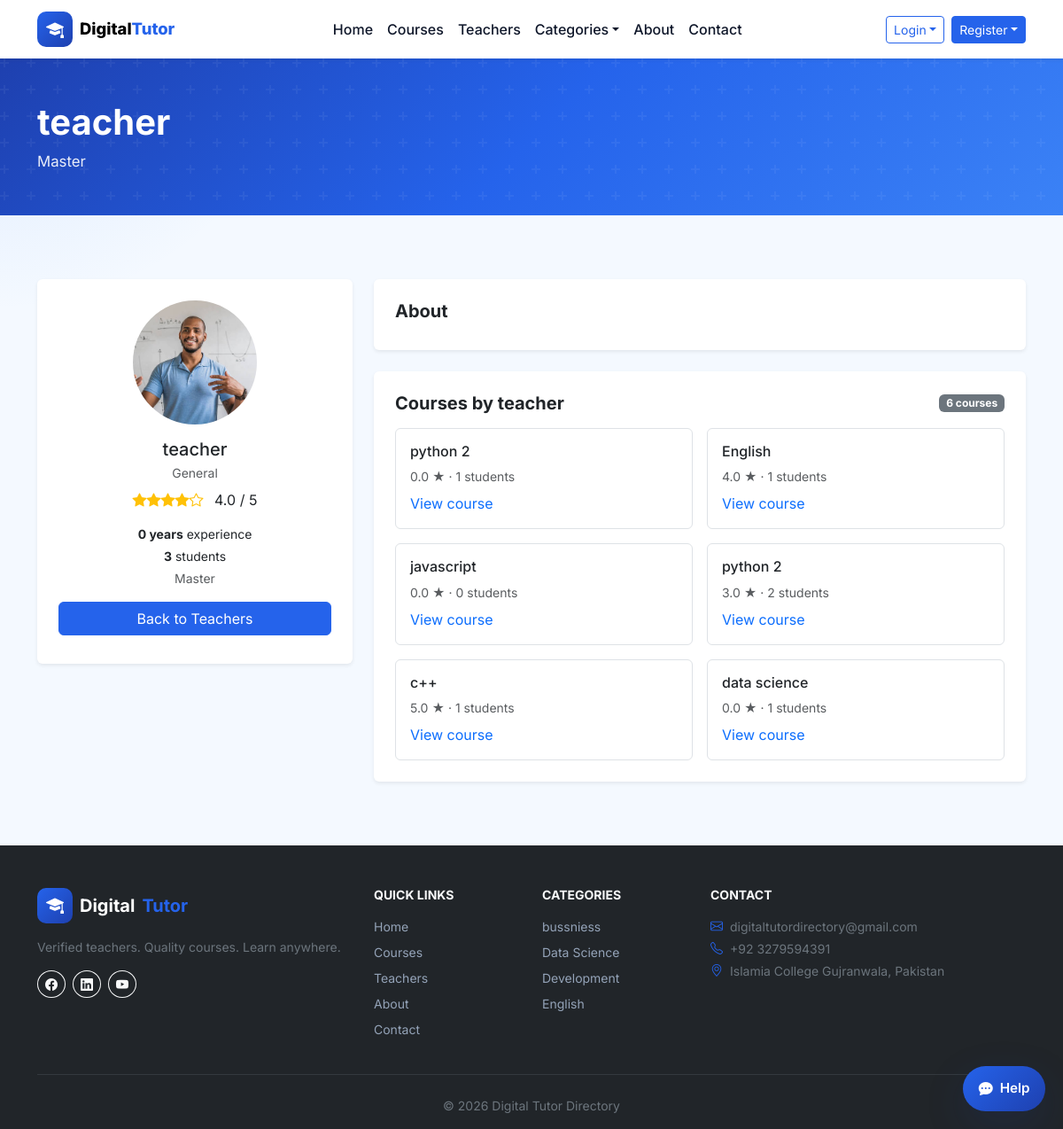
Screenshot of /pages/teacher-profile.php?id=21 with the database file from the repository.
### tables this page shows
CREATE TABLE users (
  id INT UNSIGNED AUTO_INCREMENT PRIMARY KEY,
  name VARCHAR(120) NOT NULL,
  email VARCHAR(190) NOT NULL UNIQUE,
  phone VARCHAR(30) DEFAULT NULL,
  password_hash VARCHAR(255) NOT NULL,
  role ENUM('student','teacher','admin') NOT NULL DEFAULT 'student',
  status ENUM('active','inactive','pending','pending_verification') NOT NULL DEFAULT 'active',
  email_verified_at TIMESTAMP NULL DEFAULT NULL,
  remember_token_hash VARCHAR(255) DEFAULT NULL,
  remember_token_expires DATETIME DEFAULT NULL,
  bio TEXT DEFAULT NULL,
  avatar VARCHAR(255) DEFAULT NULL,
  created_at TIMESTAMP DEFAULT CURRENT_TIMESTAMP,
  updated_at TIMESTAMP DEFAULT CURRENT_TIMESTAMP ON UPDATE CURRENT_TIMESTAMP,
  INDEX idx_users_role (role),
  INDEX idx_users_status (status)
);

CREATE TABLE courses (
  id INT UNSIGNED AUTO_INCREMENT PRIMARY KEY,
  teacher_id INT UNSIGNED NOT NULL,
  category_id INT UNSIGNED NOT NULL,
  title VARCHAR(200) NOT NULL,
  slug VARCHAR(220) NOT NULL,
  description TEXT NOT NULL,
  price DECIMAL(12,4) NOT NULL DEFAULT 0.0000,
  thumb VARCHAR(255) DEFAULT 'assets/images/avatars/placeholder.svg',
  status ENUM('draft','pending','published','rejected') NOT NULL DEFAULT 'pending',
  rating DECIMAL(3,2) NOT NULL DEFAULT 0,
  created_at TIMESTAMP DEFAULT CURRENT_TIMESTAMP,
  updated_at TIMESTAMP DEFAULT CURRENT_TIMESTAMP ON UPDATE CURRENT_TIMESTAMP,
  FOREIGN KEY (teacher_id) REFERENCES users(id) ON DELETE CASCADE,
  FOREIGN KEY (category_id) REFERENCES categories(id),
  INDEX idx_courses_status (status),
  INDEX idx_courses_teacher (teacher_id)
);

CREATE TABLE categories (
  id INT UNSIGNED AUTO_INCREMENT PRIMARY KEY,
  name VARCHAR(80) NOT NULL UNIQUE,
  slug VARCHAR(80) NOT NULL UNIQUE
);

### components/database.php (called while the page is built, shortened)
<?php
function db_config(): array
{
    static $config;
    if ($config === null) {
        $config = require __DIR__ . '/db-config.php';
    }
    return $config;
}
function db(): PDO
{
    static $pdo;
    if ($pdo instanceof PDO) {
        return $pdo;
    }
    $c = db_config();
    $dsn = sprintf('mysql:host=%s;port=%s;dbname=%s;charset=%s', $c['host'], $c['port'], $c['name'], $c['charset']);
    $pdo = new PDO($dsn, $c['user'], $c['pass'], [
        PDO::ATTR_ERRMODE => PDO::ERRMODE_EXCEPTION,
        PDO::ATTR_DEFAULT_FETCH_MODE => PDO::FETCH_ASSOC,
        PDO::ATTR_EMULATE_PREPARES => false,
    ]);
    return $pdo;
}
function db_available(): bool
{
    static $available;
    if ($available !== null) {
        return $available;
    }
    try {
        db()->query('SELECT 1 FROM users LIMIT 1');
        $available = true;
    } catch (Throwable) {
        $available = false;
    }
    return $available;
}

### includes/data.php (called while the page is built, shortened)
<?php
require_once __DIR__ . '/../components/database.php';
function map_course_row(array $row): array
{
    $reviewCount = (int) ($row['course_review_count'] ?? 0);
    return [
        'id' => (int) $row['id'],
        'title' => $row['title'],
        'teacher' => $row['teacher_name'] ?? '',
        'teacher_id' => (int) ($row['teacher_id'] ?? 0),
        'teacher_photo' => $row['teacher_photo'] ?? '',
        'teacher_qualification' => $row['teacher_qualification'] ?? '',
        'teacher_subject' => $row['teacher_subject'] ?? '',
        'teacher_rating' => (float) ($row['teacher_rating'] ?? 0),
        'price' => (float) $row['price'],
        'rating' => $reviewCount > 0 ? (float) ($row['course_review_rating'] ?? 0) : 0.0,
        'review_count' => $reviewCount,
        'category' => $row['category_name'] ?? '',
        'category_id' => (int) ($row['category_id'] ?? 0),
        'thumb' => $row['thumb'] ?: 'assets/images/avatars/placeholder.svg',
        'students' => (int) ($row['student_count'] ?? 0),
        'desc' => $row['description'] ?? '',
        'status' => $row['status'] ?? 'published',
        'submitted' => isset($row['created_at']) ? date('Y-m-d', strtotime($row['created_at'])) : '',
        'enrollments' => (int) ($row['student_count'] ?? 0),
    ];
}
function courses_base_sql(string $where = '1=1'): string
{
    return "SELECT c.*, u.name AS teacher_name, u.avatar AS teacher_photo,
            tp.qualification AS teacher_qualification, tp.subject AS teacher_subject,
            tp.rating AS teacher_rating, cat.name AS category_name,
            (SELECT COUNT(*) FROM course_reviews cr WHERE cr.course_id = c.id) AS course_review_count,
            (SELECT AVG(cr.course_rating) FROM course_reviews cr WHERE cr.course_id = c.id) AS course_review_rating,
            (SELECT COUNT(*) FROM enrollments e WHERE e.course_id = c.id) AS student_count
            FROM courses c
            JOIN users u ON u.id = c.teacher_id
            LEFT JOIN teacher_profiles tp ON tp.user_id = u.id
            JOIN categories cat ON cat.id = c.category_id
            WHERE $where";
}
function getTeachers(bool $verifiedOnly = true): array
{
    if (!db_available()) {
        return fallbackTeachers();
    }
    $where = $verifiedOnly
        ? "u.role = 'teacher' AND tp.verification_status = 'verified' AND u.status = 'active'"
        : "u.role = 'teacher'";
        $sql = "SELECT u.id, u.name, u.email, u.bio, u.avatar AS photo, tp.qualification, tp.experience,
            tp.subject, tp.rating,
            COALESCE((SELECT GROUP_CONCAT(DISTINCT cat2.name SEPARATOR ',')
             FROM courses c2 JOIN categories cat2 ON cat2.id = c2.category_id
             WHERE c2.teacher_id = u.id AND c2.status = 'published'), tp.subject) AS categories,
            (SELECT COUNT(DISTINCT e.student_id) FROM enrollments e
             JOIN courses c ON c.id = e.course_id WHERE c.teacher_id = u.id) AS students
            FROM users u
            LEFT JOIN teacher_profiles tp ON tp.user_id = u.id
            WHERE $where
            ORDER BY tp.rating DESC";
    $stmt = db()->query($sql);
    return array_map(static function ($row) {
        $subjects = array_values(array_filter(array_map('trim', explode(',', (string) ($row['subject'] ?? '')))));
        $courseCategories = array_values(array_filter(array_map('trim', explode(',', (string) ($row['categories'] ?? '')))));
        return [
            'id' => (int) $row['id'],
            'name' => $row['name'],
            'email' => $row['email'] ?? '',
            'qualification' => $row['qualification'] ?? '',
            'experience' => $row['experience'] ?? '',
            'rating' => (float) ($row['rating'] ?? 0),
            'subject' => $row['subject'] ?? '',
            'subjects' => $subjects,
            'categories' => array_values(array_unique(array_merge($courseCategories, $subjects))),
            'photo' => $row['photo'] ?? '',
            'students' => (int) ($row['students'] ?? 0),
            'bio' => $row['bio'] ?? '',
        ];
    }, $stmt->fetchAll());
}
function getTeacherById(int $id): ?array
{
    foreach (getTeachers(false) as $t) {
        if ($t['id'] === $id) {
            return $t;
        }
    }
    return null;
}
function getCategoriesWithCourses(): array
{
    $stmt = db()->query("
        SELECT DISTINCT cat.id, cat.name, cat.slug
        FROM categories cat
        INNER JOIN courses c ON c.category_id = cat.id
        WHERE c.status = 'published'
        ORDER BY cat.name
    ");
    $categories = $stmt->fetchAll();
    return $categories;
}
function getPublishedTeacherCourses(int $teacherId): array
{
    $stmt = db()->prepare(courses_base_sql("c.teacher_id = ? AND c.status = 'published'") . ' ORDER BY c.created_at DESC, c.id DESC');
    $stmt->execute([$teacherId]);
    return array_map('map_course_row', $stmt->fetchAll());
}

### pages/teacher-profile.php (the view, shortened to what this page needs)
<?php
require_once __DIR__ . '/../components/config.php';
$id = (int)($_GET['id'] ?? 0);
$teacher = getTeacherById($id);
$courses = getPublishedTeacherCourses($id);
require_once __DIR__ . '/../components/head.php';
require_once __DIR__ . '/../components/navbar.php';
require __DIR__ . '/../components/page-hero.php';
?>
<main class="section">
  <div class="container">
    <div class="row g-4">
      <div class="col-lg-4">
        <div class="card border-0 shadow-sm p-4 text-center">
          <img src="<?= media_url($teacher['photo']) ?>" class="rounded-circle mx-auto mb-3" width="140" height="140" style="object-fit:cover" alt="<?= htmlspecialchars($teacher['name']) ?>">
          <h2 class="h5 mb-1"><?= htmlspecialchars($teacher['name']) ?></h2>
          <p class="text-muted small mb-2"><?= htmlspecialchars($teacher['subject']) ?></p>
          <div class="rating-stars mb-3">
            <?= renderStars((float)$teacher['rating']) ?>
            <span class="ms-2"><?= number_format($teacher['rating'], 1) ?> / 5</span>
          </div>
          <p class="small mb-1"><strong><?= htmlspecialchars($teacher['experience']) ?></strong> experience</p>
          <p class="small mb-1"><strong><?= number_format($teacher['students']) ?></strong> students</p>
          <p class="text-muted small"><?= htmlspecialchars($teacher['qualification']) ?></p>
          <a href="<?= url('pages/teachers.php') ?>" class="btn btn-primary w-100 mb-2">Back to Teachers</a>
        </div>
      </div>
      <div class="col-lg-8">
        <div class="card border-0 shadow-sm p-4 mb-4">
          <h3 class="h5 fw-bold">About</h3>
        </div>
        <div class="card border-0 shadow-sm p-4">
          <div class="d-flex justify-content-between align-items-center mb-3">
            <h3 class="h5 fw-bold mb-0">Courses by <?= htmlspecialchars($teacher['name']) ?></h3>
            <span class="badge bg-secondary"><?= count($courses) ?> courses</span>
          </div>
          <?php if ($courses): ?>
            <div class="row g-3">
              <?php foreach ($courses as $course): ?>
                <div class="col-md-6">
                  <div class="border rounded p-3 h-100 position-relative">
                    <h4 class="h6 mb-2"><?= htmlspecialchars($course['title']) ?></h4>
                    <p class="small text-muted mb-2"><?= number_format($course['rating'], 1) ?> ★ · <?= number_format($course['students']) ?> students</p>
                    <a href="<?= url('pages/course-detail.php?id=' . (int)$course['id']) ?>" class="stretched-link text-decoration-none">View course</a>
                  </div>
                </div>
              <?php endforeach; ?>
            </div>
          <?php else: ?>
            <p class="text-muted mb-0">No courses published yet.</p>
          <?php endif; ?>
        </div>
      </div>
    </div>
  </div>
</main>
<?php
require_once __DIR__ . '/../components/footer.php';
require_once __DIR__ . '/../components/modals.php';
require_once __DIR__ . '/../components/public-footer-scripts.php';

### components/footer.php
<footer class="site-footer bg-dark text-light pt-5 pb-3 mt-auto">
  <div class="container">
    <div class="row g-4">
      <div class="col-lg-4">
        <div class="d-flex align-items-center gap-2 mb-3 text-white fw-bold fs-5">
          <span class="brand-icon"><i class="bi bi-mortarboard-fill"></i></span> Digital<span class="text-primary">Tutor</span>
        </div>
        <p class="text-secondary small">Verified teachers. Quality courses. Learn anywhere.</p>
        <div class="d-flex gap-2">
          <a href="#" class="btn btn-outline-light btn-sm rounded-circle"><i class="bi bi-facebook"></i></a>
          <a href="#" class="btn btn-outline-light btn-sm rounded-circle"><i class="bi bi-linkedin"></i></a>
          <a href="#" class="btn btn-outline-light btn-sm rounded-circle"><i class="bi bi-youtube"></i></a>
        </div>
      </div>
      <div class="col-6 col-lg-2">
        <h6 class="fw-bold small text-uppercase mb-3">Quick Links</h6>
        <ul class="list-unstyled small">
          <li class="mb-2"><a class="footer-link" href="<?= url('pages/home.php') ?>">Home</a></li>
          <li class="mb-2"><a class="footer-link" href="<?= url('pages/courses.php') ?>">Courses                     </a></li>
          <li class="mb-2"><a class="footer-link" href="<?= url('pages/teachers.php') ?>">Teachers</a></li>
          <li class="mb-2"><a class="footer-link" href="<?= url('pages/about.php') ?>">About</a></li>
          <li class="mb-2"><a class="footer-link" href="<?= url('pages/contact.php') ?>">Contact</a></li>
        </ul>
      </div>
      <div class="col-6 col-lg-2">
        <h6 class="fw-bold small text-uppercase mb-3">Categories</h6>
        <ul class="list-unstyled small">
          <?php foreach (getCategoriesWithCourses() as $cat):
            $catName = is_array($cat) ? $cat['name'] : $cat;
          ?>
          <li class="mb-2"><a class="footer-link" href="<?= url('pages/courses.php?category='.urlencode($catName)) ?>"><?= htmlspecialchars($catName) ?></a></li>
          <?php endforeach; ?>
        </ul>
      </div>
      <div class="col-lg-4">
        <h6 class="fw-bold small text-uppercase mb-3">Contact</h6>
        <p class="small text-secondary mb-1"><i class="bi bi-envelope me-2 text-primary"></i>digitaltutordirectory@gmail.com</p>
        <p class="small text-secondary mb-1"><i class="bi bi-telephone me-2 text-primary"></i>+92 3279594391</p>
        <p class="small text-secondary"><i class="bi bi-geo-alt me-2 text-primary"></i>Islamia College Gujranwala, Pakistan</p>
      </div>
    </div>
    <hr class="border-secondary my-4">
    <p class="small text-secondary text-center mb-0">&copy; <?= date('Y') ?> <?= SITE_NAME ?></p>
  </div>
</footer>

### assets/css/variables.css (style rules this page uses)
:root { --primary: #2563EB; --primary-dark: #1E40AF; --secondary-bg: #F8FAFC; --border: #E2E8F0; --accent: #F59E0B; --text: #0F172A; --text-muted: #64748B; --success: #10B981; --danger: #EF4444; --radius: 12px; --radius-lg: 16px; --shadow: 0 4px 24px rgba(37, 99, 235, 0.08); --shadow-hover: 0 16px 48px rgba(30, 64, 175, 0.15); --transition: 0.25s cubic-bezier(0.4, 0, 0.2, 1); --font: 'Inter', system-ui, -apple-system, sans-serif; }

### assets/css/main.css (style rules this page uses)
*, *::before, *::after { box-sizing: border-box; }
body { font-family: var(--font); color: var(--text); background: #fff; display: flex; flex-direction: column; min-height: 100vh; }
main { flex: 1; }
.text-primary { color: var(--primary) !important; }
.btn-primary { background: var(--primary); border-color: var(--primary); }
.brand-icon { width: 40px; height: 40px; display: flex; align-items: center; justify-content: center; background: linear-gradient(135deg, var(--primary), var(--primary-dark)); color: #fff; border-radius: 10px; }
.section { padding: 4.5rem 0; }
.footer-link { color: #94A3B8; text-decoration: none; transition: color var(--transition); }
body { background: radial-gradient(circle at top left, rgba(59,130,246,.14), transparent 20%), radial-gradient(circle at bottom right, rgba(14,165,233,.08), transparent 18%), #f4f9ff; }

### rows the page displays
users: avatar (picture), name "teacher"
courses: title "python 2", rating "0.0", students "1"
courses: title "English", rating "4.0", students "1"
courses: title "javascript", rating "0.0", students "0"
courses: title "python 2", rating "3.0", students "2"
courses: title "c++", rating "5.0", students "1"
courses: title "data science", rating "0.0", students "1"
categories: name "bussniess"
categories: name "Data Science"
categories: name "Development"
categories: name "English"

### other values shown
$pageHeading "teacher"
$pageSubheading "Master"
$teacher['subject'] "General"
$teacher['rating'] "4.0"
$teacher['experience'] "0 years"
$teacher['students'] "3"
$teacher['qualification'] "Master"
count($courses) "6"
SITE_NAME "Digital Tutor Directory"
